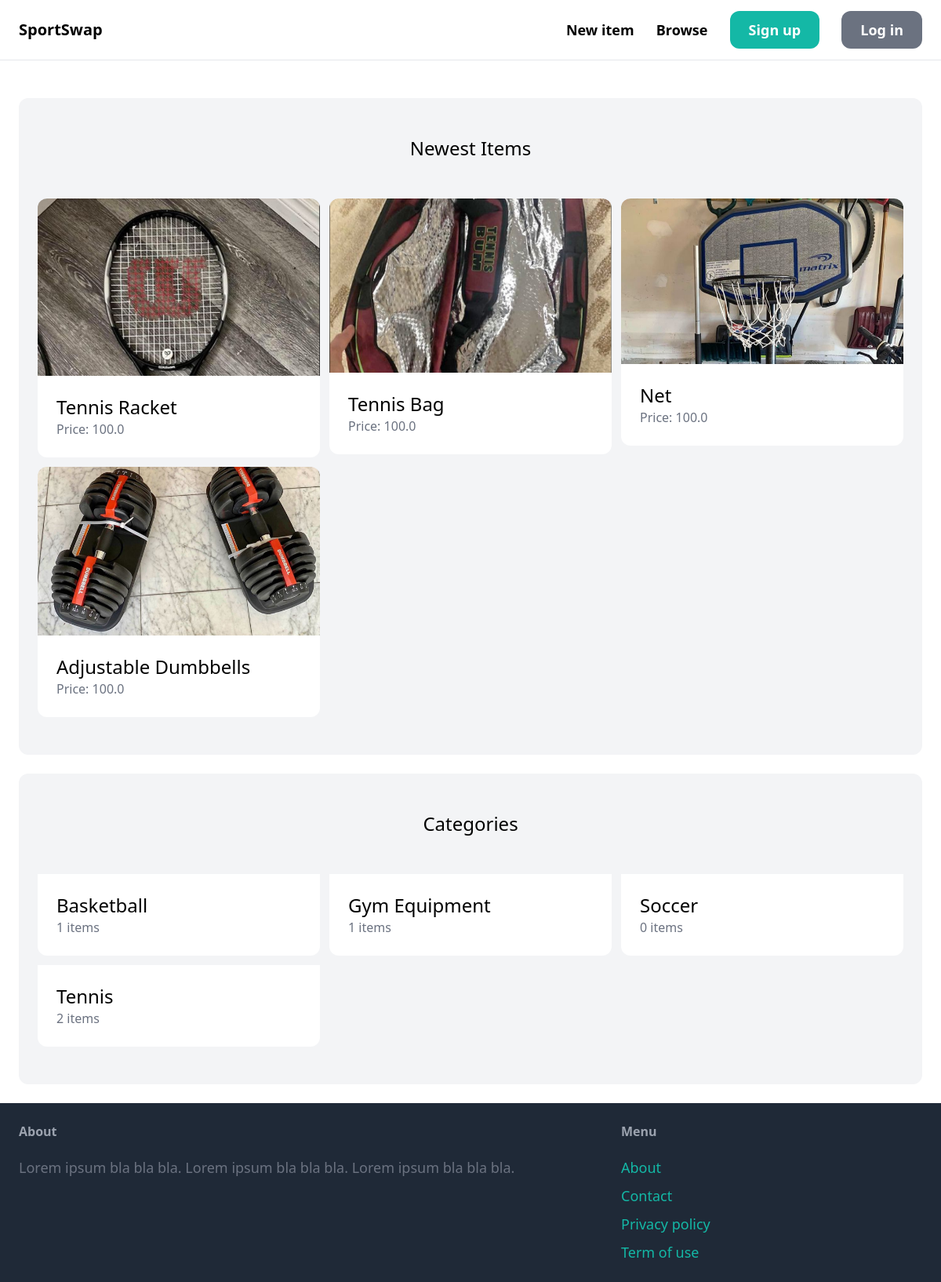
The page / on the database its author committed.
### item/models.py (models this page shows, shortened)
class Item(models.Model):
    category = models.ForeignKey(Category, related_name='items', on_delete=models.CASCADE)
    name = models.CharField(max_length=255)
    description = models.TextField(blank=True, null=True)
    price = models.FloatField()
    image = models.ImageField(upload_to='item_images', blank=True, null=True)
    is_sold = models.BooleanField(default=False)
    created_by = models.ForeignKey(User, related_name='items', on_delete=models.CASCADE)
    created_at = models.DateTimeField(auto_now_add=True)

class Category(models.Model):
    name = models.CharField(max_length=255)
    class Meta:
        ordering = ('name',)
        verbose_name_plural = 'Categories'

### core/views.py (the view)
# urls.py: path('', views.index, name='index'),
def index(request):
    items = Item.objects.filter(is_sold=False)[0:6]
    categories = Category.objects.all()
    return render(request, 'core/index.html', {
        'categories': categories,
        'items': items,
    })

### core/templates/core/index.html (shortened to what this page needs)
{% extends 'core/base.html' %}
{% block content %}
    <div class="mt-6 px-6 py-12 bg-gray-100 rounded-xl">
        <h2 class="mb-12 text-2xl text-center">Newest Items</h2>
        <div class="grid grid-cols-3 gap-3">
            {% for item in items %}
                <div>
                    <a href="{% url 'item:detail' item.id %}">
                        <div>
                            <img src="{{ item.image.url }}" class="rounded-t-xl">
                        </div>
                        <div class="p-6 bg-white rounded-b-xl">
                            <h2 class="text-2xl">{{ item.name }}</h2>
                            <p class="text-gray-500">Price: {{ item.price }}</p>
                        </div>
                    </a>
                </div>
            {% endfor %}
        </div>
    </div>
    <div class="mt-6 px-6 py-12 bg-gray-100 rounded-xl">
        <h2 class="mb-12 text-2xl text-center">Categories</h2>
        <div class="grid grid-cols-3 gap-3">
            {% for category in categories %}
                <div>
                    <a href="#">
                        <div class="p-6 bg-white rounded-b-xl">
                            <h2 class="text-2xl">{{ category.name }}</h2>
                            <p class="text-gray-500">{{ category.items.count }} items</p>
                        </div>
                    </a>
                </div>
            {% endfor %}
        </div>
    </div>
{% endblock %}

### core/templates/core/base.html (shortened to what this page needs)
<!doctype html>
<html>
    <head>
        <script src="https://cdn.tailwindcss.com"></script>
    </head>
    <body>
        <nav class="py-6 px-6 flex justify-between items-center border-b border-gray-200">
            <a href="/" class="text-xl font-semibold">SportSwap</a>
            <div class="space-x-6">
                <a href="{% url 'item:new' %}" class="text-lg font-semibold hover:text-gray-500">New item</a>
                <a href="{% url 'item:items' %}" class="text-lg font-semibold hover:text-gray-500">Browse</a>
                {% if request.user.is_authenticated %}
                    <a href="{% url 'conversation:inbox' %}" class="px-6 py-3 text-lg font-semibold bg-teal-500 text-white rounded-xl hover:bg-teal-700">Inbox</a>
                    <a href="{% url 'dashboard:index' %}" class="px-6 py-3 text-lg font-semibold bg-gray-500 text-white rounded-xl hover:bg-gray-700">Dashboard</a>
                {% else %}
                    <a href="{% url 'core:signup' %}" class="px-6 py-3 text-lg font-semibold bg-teal-500 text-white rounded-xl hover:bg-teal-700">Sign up</a>
                    <a href="{% url 'core:login' %}" class="px-6 py-3 text-lg font-semibold bg-gray-500 text-white rounded-xl hover:bg-gray-700">Log in</a>
                {% endif %}
            </div>
        </nav>
        <div class="px-6 py-6">
            {% block content %}
            {% endblock %}
        </div>
        <footer class="py-6 px-6 flex justify-between bg-gray-800">
            <div class="w-2/3 pr-10">
                <h3 class="mb-5 font-semibold text-gray-400">About</h3>
                <p class="text-lg text-gray-500">Lorem ipsum bla bla bla. Lorem ipsum bla bla bla. Lorem ipsum bla bla bla.</p>
            </div>
            <div class="w-1/3">
                <h3 class="mb-5 font-semibold text-gray-400">Menu</h3>
                <ul class="space-y-2">
                    <li><a href="#" class="text-lg text-teal-500 hover:text-teal-700">About</a></li>
                    <li><a href="{% url 'core:contact' %}" class="text-lg text-teal-500 hover:text-teal-700">Contact</a></li>
                    <li><a href="#" class="text-lg text-teal-500 hover:text-teal-700">Privacy policy</a></li>
                    <li><a href="#" class="text-lg text-teal-500 hover:text-teal-700">Term of use</a></li>
                </ul>
            </div>
        </footer>
    </body>
</html>

### rows shown on the page
Item: image (picture), name "Tennis Racket", price "100.0"
Item: image (picture), name "Tennis Bag", price "100.0"
Item: image (picture), name "Net", price "100.0"
Item: image (picture), name "Adjustable Dumbbells", price "100.0"
Category: name "Basketball", items.count "1"
Category: name "Gym Equipment", items.count "1"
Category: name "Soccer", items.count "0"
Category: name "Tennis", items.count "2"
